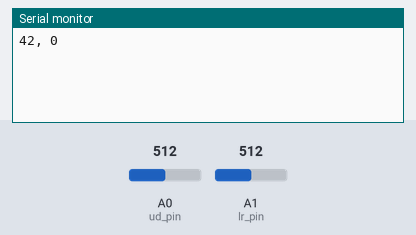
Simulated run of this sketch. Board: Arduino Uno, built with avr-gcc and run on an emulated ATmega328P. On the bench: the last lines printed to the serial monitor. The inputs (shaded band) are chosen by the test bench; at power-on: A0 (ud_pin) = 512, A1 (lr_pin) = 512.

Above: at 1.2 s.
1.3 s: A0 (ud_pin) set to 716
At 2.2 s:
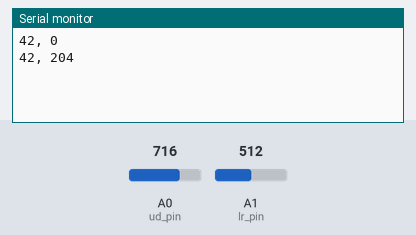
2.8 s: A1 (lr_pin) set to 716
At 3.3 s:
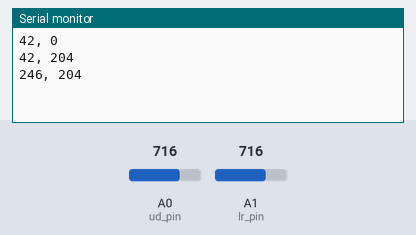
4.3 s: A0 (ud_pin) set to 900
At 5.5 s:
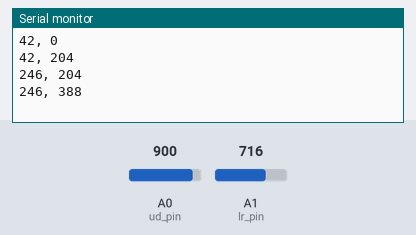
5.8 s: A1 (lr_pin) set to 900
At 6.8 s:
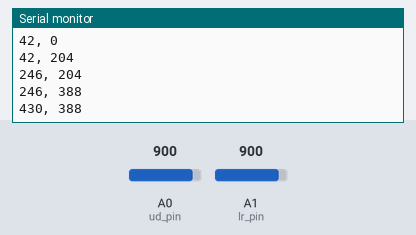
Timing chart, 0 to 8.3 s (numbered marks = the images above; inputs shaded):
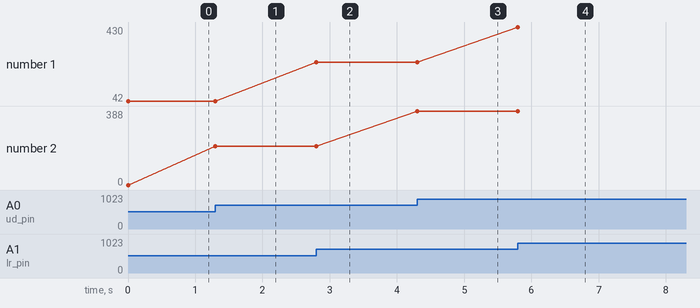

The sketch:

code.ino
```cpp
int ud_pin = A0;//Analog pin
int lr_pin = A1;//Analog pin

int vector_buffer[2] = {0,0};
int vector[2] = {0,0};

void setup() {
  pinMode(ud_pin, INPUT);
  pinMode(lr_pin, INPUT);
  Serial.begin(9600);
}

void loop() {
  boolean changed;
  changed = joystick_to_vector();
//  print_state();
  changed = noise_filter();
//  changed = changed || zero_zone();
  if(changed)
  {
    Serial.print(vector[0]);
    Serial.print(", ");
    Serial.println(vector[1]);
  }
  if(changed) vector_to_buffer();
//  delay(100);
}
boolean joystick_to_vector()
{
  int MIDDLE_X = 470;
  int MIDDLE_Y = 512;

  vector[0] = analogRead(lr_pin) - MIDDLE_X;
  vector[1] = analogRead(ud_pin) - MIDDLE_Y;
  boolean changed = false;
  if(vector[0] != vector_buffer[0]) changed = true;
  if(vector[1] != vector_buffer[1]) changed = true;
}
boolean noise_filter()
{//Returns true if vector was changed.
  int TOL = 10;

  int dx = abs(vector[0] - vector_buffer[0]);
  int dy = abs(vector[1] - vector_buffer[1]);
  boolean changed = false;
  if(dx < TOL) vector[0] = vector_buffer[0];
  else changed = true;
  if(dy < TOL) vector[1] = vector_buffer[1];
  else changed = true;
  return changed;
}
boolean zero_zone()
{
  int TOL = 40;

  boolean changed = false;
  if(abs(vector[0]) < TOL && vector_buffer[0] != 0)
  {
    vector[0] = 0;
    changed = true;
  }
  if(abs(vector[1]) < TOL && vector_buffer[1] != 0)
  {
    vector[1] = 0;
    changed = true;
  }
}
void vector_to_buffer()
{
  vector_buffer[0] = vector[0];
  vector_buffer[1] = vector[1];
}
void print_state()
{
  Serial.print("vector: ");
  Serial.print(vector[0]);
  Serial.print(", ");
  Serial.print(vector[1]);
  Serial.print(", ");
  Serial.print("vector_buffer: ");
  Serial.print(vector_buffer[0]);
  Serial.print(", ");
  Serial.println(vector_buffer[1]);
}
```

Measured:
- after the input at 1.3 s, the serial monitor: prints a new line at once (image 1)
- after the input at 2.8 s, the serial monitor: prints a new line at once (image 2)
- after the input at 4.3 s, the serial monitor: prints a new line at once (image 3)
- after the input at 5.8 s, the serial monitor: prints a new line at once (image 4)
- plotted number 1: 42 → 246 after the input at 2.8 s, 246 → 430 after the input at 5.8 s
- plotted number 2: 0 → 204 after the input at 1.3 s, 204 → 388 after the input at 4.3 s
